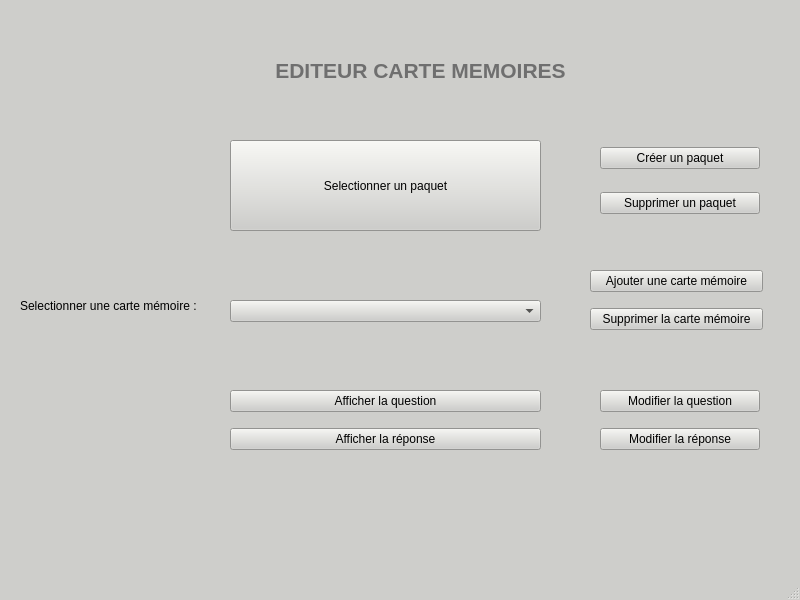
<?xml version="1.0" encoding="UTF-8"?>
<ui version="4.0">
 <class>MainWindow</class>
 <widget class="QMainWindow" name="MainWindow">
  <property name="geometry">
   <rect>
    <x>0</x>
    <y>0</y>
    <width>800</width>
    <height>600</height>
   </rect>
  </property>
  <property name="palette">
   <palette>
    <active>
     <colorrole role="WindowText">
      <brush brushstyle="SolidPattern">
       <color alpha="255">
        <red>0</red>
        <green>0</green>
        <blue>0</blue>
       </color>
      </brush>
     </colorrole>
     <colorrole role="Button">
      <brush brushstyle="SolidPattern">
       <color alpha="255">
        <red>206</red>
        <green>206</green>
        <blue>203</blue>
       </color>
      </brush>
     </colorrole>
     <colorrole role="Light">
      <brush brushstyle="SolidPattern">
       <color alpha="255">
        <red>255</red>
        <green>255</green>
        <blue>255</blue>
       </color>
      </brush>
     </colorrole>
     <colorrole role="Midlight">
      <brush brushstyle="SolidPattern">
       <color alpha="255">
        <red>230</red>
        <green>230</green>
        <blue>229</blue>
       </color>
      </brush>
     </colorrole>
     <colorrole role="Dark">
      <brush brushstyle="SolidPattern">
       <color alpha="255">
        <red>103</red>
        <green>103</green>
        <blue>101</blue>
       </color>
      </brush>
     </colorrole>
     <colorrole role="Mid">
      <brush brushstyle="SolidPattern">
       <color alpha="255">
        <red>137</red>
        <green>137</green>
        <blue>135</blue>
       </color>
      </brush>
     </colorrole>
     <colorrole role="Text">
      <brush brushstyle="SolidPattern">
       <color alpha="255">
        <red>0</red>
        <green>0</green>
        <blue>0</blue>
       </color>
      </brush>
     </colorrole>
     <colorrole role="BrightText">
      <brush brushstyle="SolidPattern">
       <color alpha="255">
        <red>255</red>
        <green>255</green>
        <blue>255</blue>
       </color>
      </brush>
     </colorrole>
     <colorrole role="ButtonText">
      <brush brushstyle="SolidPattern">
       <color alpha="255">
        <red>0</red>
        <green>0</green>
        <blue>0</blue>
       </color>
      </brush>
     </colorrole>
     <colorrole role="Base">
      <brush brushstyle="SolidPattern">
       <color alpha="255">
        <red>255</red>
        <green>255</green>
        <blue>255</blue>
       </color>
      </brush>
     </colorrole>
     <colorrole role="Window">
      <brush brushstyle="SolidPattern">
       <color alpha="255">
        <red>206</red>
        <green>206</green>
        <blue>203</blue>
       </color>
      </brush>
     </colorrole>
     <colorrole role="Shadow">
      <brush brushstyle="SolidPattern">
       <color alpha="255">
        <red>0</red>
        <green>0</green>
        <blue>0</blue>
       </color>
      </brush>
     </colorrole>
     <colorrole role="AlternateBase">
      <brush brushstyle="SolidPattern">
       <color alpha="255">
        <red>230</red>
        <green>230</green>
        <blue>229</blue>
       </color>
      </brush>
     </colorrole>
     <colorrole role="ToolTipBase">
      <brush brushstyle="SolidPattern">
       <color alpha="255">
        <red>255</red>
        <green>255</green>
        <blue>220</blue>
       </color>
      </brush>
     </colorrole>
     <colorrole role="ToolTipText">
      <brush brushstyle="SolidPattern">
       <color alpha="255">
        <red>0</red>
        <green>0</green>
        <blue>0</blue>
       </color>
      </brush>
     </colorrole>
     <colorrole role="PlaceholderText">
      <brush brushstyle="SolidPattern">
       <color alpha="128">
        <red>0</red>
        <green>0</green>
        <blue>0</blue>
       </color>
      </brush>
     </colorrole>
    </active>
    <inactive>
     <colorrole role="WindowText">
      <brush brushstyle="SolidPattern">
       <color alpha="255">
        <red>0</red>
        <green>0</green>
        <blue>0</blue>
       </color>
      </brush>
     </colorrole>
     <colorrole role="Button">
      <brush brushstyle="SolidPattern">
       <color alpha="255">
        <red>206</red>
        <green>206</green>
        <blue>203</blue>
       </color>
      </brush>
     </colorrole>
     <colorrole role="Light">
      <brush brushstyle="SolidPattern">
       <color alpha="255">
        <red>255</red>
        <green>255</green>
        <blue>255</blue>
       </color>
      </brush>
     </colorrole>
     <colorrole role="Midlight">
      <brush brushstyle="SolidPattern">
       <color alpha="255">
        <red>230</red>
        <green>230</green>
        <blue>229</blue>
       </color>
      </brush>
     </colorrole>
     <colorrole role="Dark">
      <brush brushstyle="SolidPattern">
       <color alpha="255">
        <red>103</red>
        <green>103</green>
        <blue>101</blue>
       </color>
      </brush>
     </colorrole>
     <colorrole role="Mid">
      <brush brushstyle="SolidPattern">
       <color alpha="255">
        <red>137</red>
        <green>137</green>
        <blue>135</blue>
       </color>
      </brush>
     </colorrole>
     <colorrole role="Text">
      <brush brushstyle="SolidPattern">
       <color alpha="255">
        <red>0</red>
        <green>0</green>
        <blue>0</blue>
       </color>
      </brush>
     </colorrole>
     <colorrole role="BrightText">
      <brush brushstyle="SolidPattern">
       <color alpha="255">
        <red>255</red>
        <green>255</green>
        <blue>255</blue>
       </color>
      </brush>
     </colorrole>
     <colorrole role="ButtonText">
      <brush brushstyle="SolidPattern">
       <color alpha="255">
        <red>0</red>
        <green>0</green>
        <blue>0</blue>
       </color>
      </brush>
     </colorrole>
     <colorrole role="Base">
      <brush brushstyle="SolidPattern">
       <color alpha="255">
        <red>255</red>
        <green>255</green>
        <blue>255</blue>
       </color>
      </brush>
     </colorrole>
     <colorrole role="Window">
      <brush brushstyle="SolidPattern">
       <color alpha="255">
        <red>206</red>
        <green>206</green>
        <blue>203</blue>
       </color>
      </brush>
     </colorrole>
     <colorrole role="Shadow">
      <brush brushstyle="SolidPattern">
       <color alpha="255">
        <red>0</red>
        <green>0</green>
        <blue>0</blue>
       </color>
      </brush>
     </colorrole>
     <colorrole role="AlternateBase">
      <brush brushstyle="SolidPattern">
       <color alpha="255">
        <red>230</red>
        <green>230</green>
        <blue>229</blue>
       </color>
      </brush>
     </colorrole>
     <colorrole role="ToolTipBase">
      <brush brushstyle="SolidPattern">
       <color alpha="255">
        <red>255</red>
        <green>255</green>
        <blue>220</blue>
       </color>
      </brush>
     </colorrole>
     <colorrole role="ToolTipText">
      <brush brushstyle="SolidPattern">
       <color alpha="255">
        <red>0</red>
        <green>0</green>
        <blue>0</blue>
       </color>
      </brush>
     </colorrole>
     <colorrole role="PlaceholderText">
      <brush brushstyle="SolidPattern">
       <color alpha="128">
        <red>0</red>
        <green>0</green>
        <blue>0</blue>
       </color>
      </brush>
     </colorrole>
    </inactive>
    <disabled>
     <colorrole role="WindowText">
      <brush brushstyle="SolidPattern">
       <color alpha="255">
        <red>103</red>
        <green>103</green>
        <blue>101</blue>
       </color>
      </brush>
     </colorrole>
     <colorrole role="Button">
      <brush brushstyle="SolidPattern">
       <color alpha="255">
        <red>206</red>
        <green>206</green>
        <blue>203</blue>
       </color>
      </brush>
     </colorrole>
     <colorrole role="Light">
      <brush brushstyle="SolidPattern">
       <color alpha="255">
        <red>255</red>
        <green>255</green>
        <blue>255</blue>
       </color>
      </brush>
     </colorrole>
     <colorrole role="Midlight">
      <brush brushstyle="SolidPattern">
       <color alpha="255">
        <red>230</red>
        <green>230</green>
        <blue>229</blue>
       </color>
      </brush>
     </colorrole>
     <colorrole role="Dark">
      <brush brushstyle="SolidPattern">
       <color alpha="255">
        <red>103</red>
        <green>103</green>
        <blue>101</blue>
       </color>
      </brush>
     </colorrole>
     <colorrole role="Mid">
      <brush brushstyle="SolidPattern">
       <color alpha="255">
        <red>137</red>
        <green>137</green>
        <blue>135</blue>
       </color>
      </brush>
     </colorrole>
     <colorrole role="Text">
      <brush brushstyle="SolidPattern">
       <color alpha="255">
        <red>103</red>
        <green>103</green>
        <blue>101</blue>
       </color>
      </brush>
     </colorrole>
     <colorrole role="BrightText">
      <brush brushstyle="SolidPattern">
       <color alpha="255">
        <red>255</red>
        <green>255</green>
        <blue>255</blue>
       </color>
      </brush>
     </colorrole>
     <colorrole role="ButtonText">
      <brush brushstyle="SolidPattern">
       <color alpha="255">
        <red>103</red>
        <green>103</green>
        <blue>101</blue>
       </color>
      </brush>
     </colorrole>
     <colorrole role="Base">
      <brush brushstyle="SolidPattern">
       <color alpha="255">
        <red>206</red>
        <green>206</green>
        <blue>203</blue>
       </color>
      </brush>
     </colorrole>
     <colorrole role="Window">
      <brush brushstyle="SolidPattern">
       <color alpha="255">
        <red>206</red>
        <green>206</green>
        <blue>203</blue>
       </color>
      </brush>
     </colorrole>
     <colorrole role="Shadow">
      <brush brushstyle="SolidPattern">
       <color alpha="255">
        <red>0</red>
        <green>0</green>
        <blue>0</blue>
       </color>
      </brush>
     </colorrole>
     <colorrole role="AlternateBase">
      <brush brushstyle="SolidPattern">
       <color alpha="255">
        <red>206</red>
        <green>206</green>
        <blue>203</blue>
       </color>
      </brush>
     </colorrole>
     <colorrole role="ToolTipBase">
      <brush brushstyle="SolidPattern">
       <color alpha="255">
        <red>255</red>
        <green>255</green>
        <blue>220</blue>
       </color>
      </brush>
     </colorrole>
     <colorrole role="ToolTipText">
      <brush brushstyle="SolidPattern">
       <color alpha="255">
        <red>0</red>
        <green>0</green>
        <blue>0</blue>
       </color>
      </brush>
     </colorrole>
     <colorrole role="PlaceholderText">
      <brush brushstyle="SolidPattern">
       <color alpha="128">
        <red>0</red>
        <green>0</green>
        <blue>0</blue>
       </color>
      </brush>
     </colorrole>
    </disabled>
   </palette>
  </property>
  <property name="windowTitle">
   <string>MainWindow</string>
  </property>
  <widget class="QWidget" name="centralwidget">
   <widget class="QLabel" name="label">
    <property name="geometry">
     <rect>
      <x>210</x>
      <y>20</y>
      <width>421</width>
      <height>101</height>
     </rect>
    </property>
    <property name="font">
     <font>
      <family>Arial</family>
      <weight>50</weight>
      <bold>false</bold>
     </font>
    </property>
    <property name="text">
     <string>&lt;html&gt;&lt;head/&gt;&lt;body&gt;&lt;p align=&quot;center&quot;&gt;&lt;span style=&quot; font-size:16pt; font-weight:600; color:#6f6f6f;&quot;&gt;EDITEUR CARTE MEMOIRES&lt;/span&gt;&lt;/p&gt;&lt;/body&gt;&lt;/html&gt;</string>
    </property>
   </widget>
   <widget class="QPushButton" name="select_paquet">
    <property name="geometry">
     <rect>
      <x>230</x>
      <y>140</y>
      <width>311</width>
      <height>91</height>
     </rect>
    </property>
    <property name="text">
     <string>Selectionner un paquet</string>
    </property>
    <property name="checkable">
     <bool>false</bool>
    </property>
   </widget>
   <widget class="QLabel" name="label_2">
    <property name="geometry">
     <rect>
      <x>20</x>
      <y>290</y>
      <width>201</width>
      <height>31</height>
     </rect>
    </property>
    <property name="text">
     <string>Selectionner une carte mémoire :</string>
    </property>
   </widget>
   <widget class="QComboBox" name="select_cm">
    <property name="geometry">
     <rect>
      <x>230</x>
      <y>300</y>
      <width>311</width>
      <height>22</height>
     </rect>
    </property>
   </widget>
   <widget class="QWidget" name="verticalLayoutWidget">
    <property name="geometry">
     <rect>
      <x>600</x>
      <y>130</y>
      <width>160</width>
      <height>101</height>
     </rect>
    </property>
    <layout class="QVBoxLayout" name="verticalLayout">
     <item>
      <widget class="QPushButton" name="cre_paquet">
       <property name="text">
        <string>Créer un paquet</string>
       </property>
       <property name="checkable">
        <bool>false</bool>
       </property>
      </widget>
     </item>
     <item>
      <widget class="QPushButton" name="del_paquet">
       <property name="text">
        <string>Supprimer un paquet</string>
       </property>
       <property name="checkable">
        <bool>false</bool>
       </property>
      </widget>
     </item>
    </layout>
   </widget>
   <widget class="QWidget" name="verticalLayoutWidget_2">
    <property name="geometry">
     <rect>
      <x>230</x>
      <y>380</y>
      <width>311</width>
      <height>80</height>
     </rect>
    </property>
    <layout class="QVBoxLayout" name="verticalLayout_2">
     <item>
      <widget class="QPushButton" name="aff_qst">
       <property name="text">
        <string>Afficher la question</string>
       </property>
      </widget>
     </item>
     <item>
      <widget class="QPushButton" name="aff_rep">
       <property name="text">
        <string>Afficher la réponse</string>
       </property>
      </widget>
     </item>
    </layout>
   </widget>
   <widget class="QWidget" name="verticalLayoutWidget_3">
    <property name="geometry">
     <rect>
      <x>600</x>
      <y>380</y>
      <width>160</width>
      <height>80</height>
     </rect>
    </property>
    <layout class="QVBoxLayout" name="verticalLayout_3">
     <item>
      <widget class="QPushButton" name="mod_qst">
       <property name="text">
        <string>Modifier la question</string>
       </property>
      </widget>
     </item>
     <item>
      <widget class="QPushButton" name="mod_rep">
       <property name="text">
        <string>Modifier la réponse</string>
       </property>
      </widget>
     </item>
    </layout>
   </widget>
   <widget class="QWidget" name="verticalLayoutWidget_4">
    <property name="geometry">
     <rect>
      <x>590</x>
      <y>260</y>
      <width>173</width>
      <height>80</height>
     </rect>
    </property>
    <layout class="QVBoxLayout" name="verticalLayout_4">
     <item>
      <widget class="QPushButton" name="add_cm">
       <property name="text">
        <string>Ajouter une carte mémoire</string>
       </property>
       <property name="checkable">
        <bool>false</bool>
       </property>
      </widget>
     </item>
     <item>
      <widget class="QPushButton" name="del_cm">
       <property name="text">
        <string>Supprimer la carte mémoire</string>
       </property>
       <property name="checkable">
        <bool>false</bool>
       </property>
      </widget>
     </item>
    </layout>
   </widget>
  </widget>
  <widget class="QMenuBar" name="menubar">
   <property name="geometry">
    <rect>
     <x>0</x>
     <y>0</y>
     <width>800</width>
     <height>26</height>
    </rect>
   </property>
  </widget>
  <widget class="QStatusBar" name="statusbar"/>
 </widget>
 <resources/>
 <connections/>
</ui>
